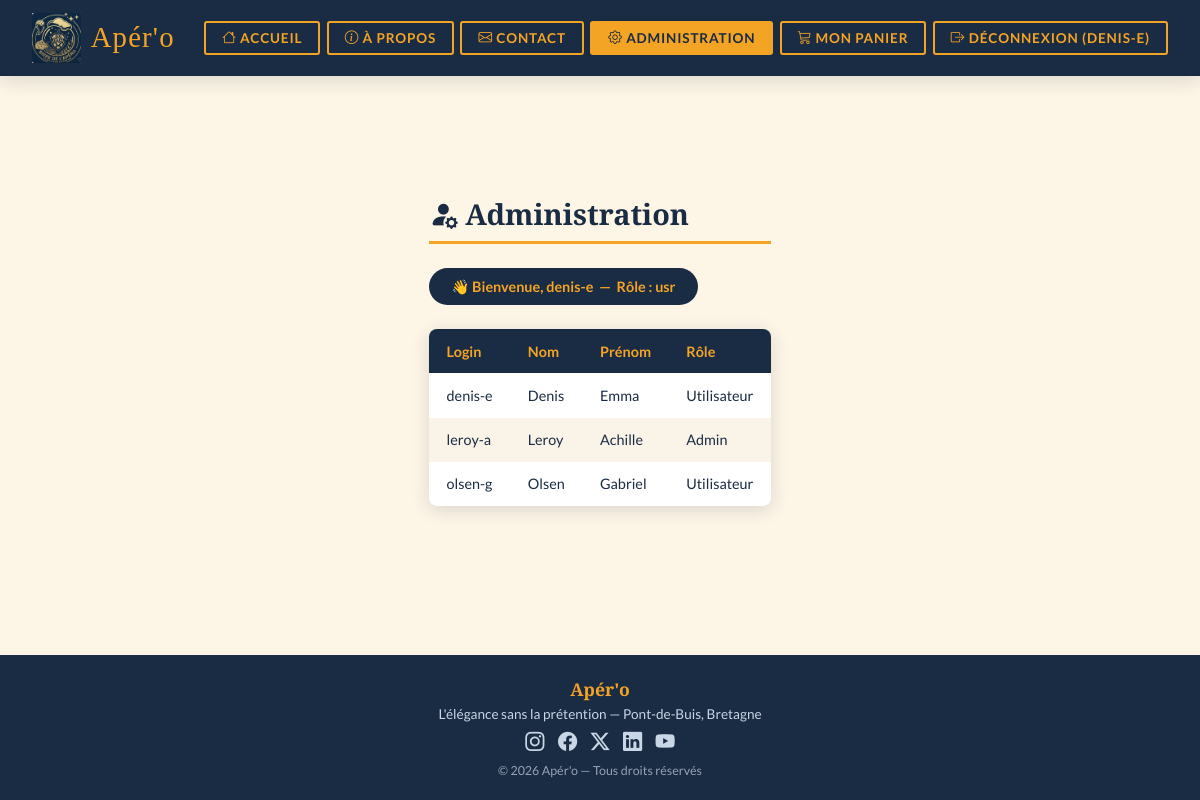
/index.php?page=admin (signed in), run on the app's committed database.
### tables this page shows
CREATE TABLE `users` (
  `codeUser` int(11) NOT NULL,
  `login` varchar(15) NOT NULL,
  `mdp` varchar(32) NOT NULL,
  `nom` varchar(32) NOT NULL,
  `prenom` varchar(32) NOT NULL,
  `role` varchar(3) NOT NULL DEFAULT 'usr'
);

### admin.php (the view, shortened to what this page needs)
<?php
require "./info.BDD.php";
$requeteSQL = "SELECT codeUser, login, nom, prenom, role FROM users ORDER BY nom";
$reponse = $pdo->query($requeteSQL);
$liste_utilisateurs = $reponse->fetchAll(PDO::FETCH_ASSOC);
?>
<div class="admin-section">
  <h2><i class="bi bi-person-fill-gear"></i> Administration</h2>
  <div class="welcome-badge">
    👋 Bienvenue, <?php echo htmlspecialchars($_SESSION['user']); ?>
    &nbsp;—&nbsp; Rôle :
    <?php echo htmlspecialchars($_SESSION['roleUser'] ?? '—'); ?>
  </div>
  <table class="table-apero">
    <thead>
      <tr>
        <th>Login</th>
        <th>Nom</th>
        <th>Prénom</th>
        <th>Rôle</th>
      </tr>
    </thead>
    <tbody>
      <?php foreach ($liste_utilisateurs as $user): ?>
        <tr>
          <td><?php echo htmlspecialchars($user['login']); ?></td>
          <td><?php echo htmlspecialchars($user['nom']); ?></td>
          <td><?php echo htmlspecialchars($user['prenom']); ?></td>
          <td>
            <?php
              $role = $user['role'];
              $label = $role === 'adm' ? 'Admin' : 'Utilisateur';
              echo htmlspecialchars($label);
            ?>
          </td>
        </tr>
      <?php endforeach; ?>
    </tbody>
  </table>
</div>

### styles.css (style rules this page uses)
:root { --marine: #1A2B44; --ambre: #F4A424; --creme: #FDF5E6; --blanc: #FFFFFF; --gris: #6c757d; --ombre: 0 4px 18px rgba(26,43,68,.15); }
*, *::before, *::after { box-sizing: border-box; }
body { margin: 0; font-family: 'Lato', sans-serif; background-color: var(--creme); color: var(--marine); min-height: 100vh; display: flex; flex-direction: column; }
h1, h2, h3 { font-family: 'Playfair Display', serif; }
.admin-section { padding: 2.5rem 2rem; max-width: 900px; margin: auto; }
.admin-section h2 { font-size: 1.8rem; border-bottom: 3px solid var(--ambre); padding-bottom: .5rem; margin-bottom: 1.5rem; }
.welcome-badge { background: var(--marine); color: var(--ambre); display: inline-block; padding: .6rem 1.4rem; border-radius: 20px; font-weight: 700; font-size: .9rem; margin-bottom: 1.5rem; }
table.table-apero { width: 100%; border-collapse: collapse; background: var(--blanc); border-radius: 8px; overflow: hidden; box-shadow: var(--ombre); }
table.table-apero thead { background: var(--marine); color: var(--ambre); }
table.table-apero th, table.table-apero td { padding: .85rem 1.1rem; text-align: left; font-size: .9rem; }
table.table-apero tbody tr:nth-child(even) { background: #f9f3e8; }

### data on the page
users: login "denis-e", nom "Denis", prenom "Emma", role "Utilisateur"
users: login "leroy-a", nom "Leroy", prenom "Achille", role "Admin"
users: login "olsen-g", nom "Olsen", prenom "Gabriel", role "Utilisateur"

### other printed values
$_SESSION["client_prenom"] "DENIS-E"
$_SESSION['user'] "denis-e"
$_SESSION['roleUser'] "usr"
